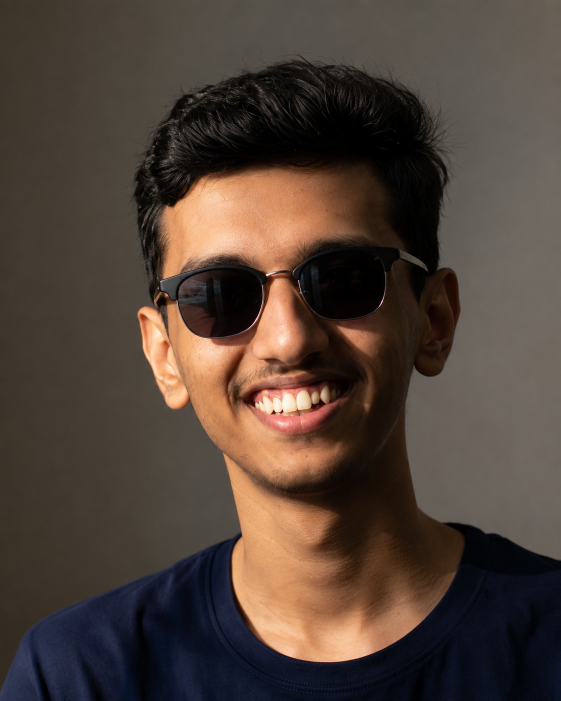
#> input picture profile.png, 1122 x 1402 px (shown at 1/2 size)
$ python -i generate_portrait.py   (imports and definitions only)
#> lines starting #> are read from the running program, lines starting #| are printed output that depends on the picture
"""Generate an animated ASCII-typing portrait SVG from a source photo.

Pipeline: rembg cutout (-> white) -> bilateral filter -> CLAHE -> darkening
curve -> ramp mapping -> animated SVG. Only the 13 ramp glyphs are needed at
render time, so the embedded font subset stays under ~2KB.

Usage: python scripts/generate_portrait.py
"""
import base64
from pathlib import Path

import cv2
import numpy as np
from PIL import Image
from rembg import remove

import theme

ROOT = Path(__file__).resolve().parent.parent
SOURCE = ROOT / "profile.png"
FONT_SUBSET = ROOT / "fonts" / "subset" / "ramp.woff2"
OUT_SVG = ROOT / "assets" / "portrait.svg"

# Manually chosen: chin to just above the hair, tight frame, slight angle,
# side light already present in the source photo. See "the photo decides
# everything" -- no amount of parameter tuning rescues a bad crop.
CROP_BOX = (170, 30, 1010, 1140)

RAMP = " .`:-=+*cs#%@"           # light -> dark, 13 levels
COLS = 90
CHAR_W = 7.74                     # 0.600em advance at FONT_SIZE (JetBrains Mono metric)
FONT_SIZE = 12.9
ROW_H = CHAR_W / 0.48             # matches the rows formula's implied cell aspect
STAGGER = 0.09                    # seconds between each row's typing start
WIPE_DUR = 0.5                    # seconds for a single row's wipe-in


def load_source():
    return Image.open(SOURCE).convert("RGB").crop(CROP_BOX)


# [6 lines left out: function cutout_on_white, not called in this run]


def process(im):
    gray = cv2.cvtColor(np.array(im), cv2.COLOR_RGB2GRAY)
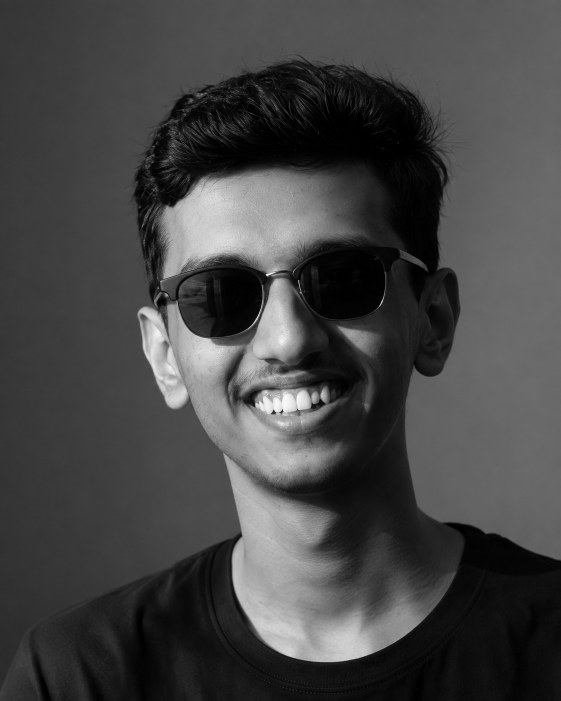
#> gray: shape (1402, 1122) (shown at 1/2 size); min 0, max 255, mean 68.8
    smooth = cv2.bilateralFilter(gray, d=9, sigmaColor=75, sigmaSpace=75)
    clahe = cv2.createCLAHE(clipLimit=3.0, tileGridSize=(8, 8))
    contrasted = clahe.apply(smooth)
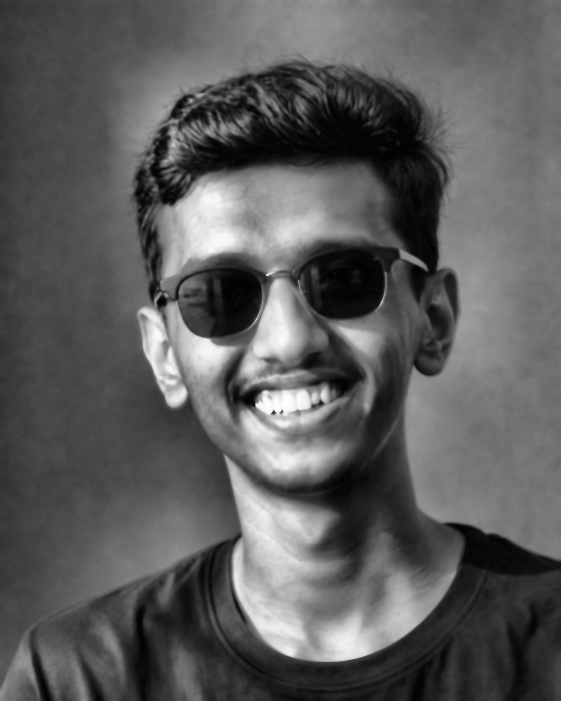
#> contrasted: shape (1402, 1122) (shown at 1/2 size); min 0, max 254, mean 91.4
    curved = (255.0 * (contrasted.astype(np.float64) / 255.0) ** 1.7).astype(np.uint8)
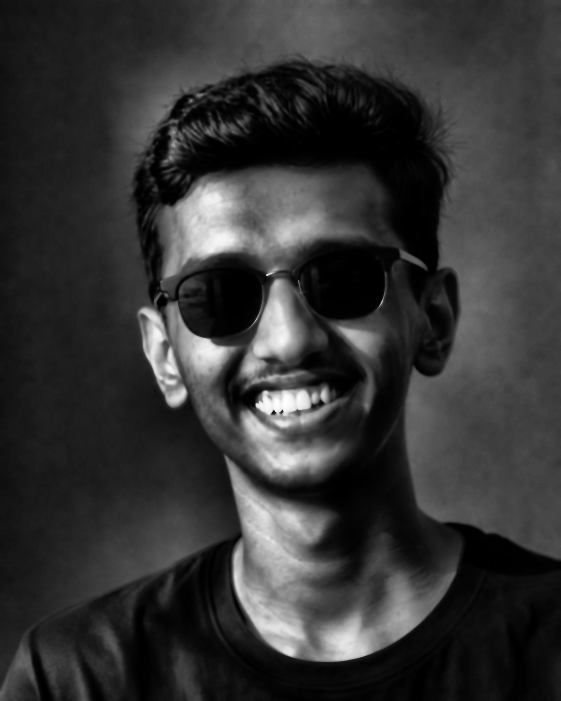
#> curved: shape (1402, 1122) (shown at 1/2 size); min 0, max 253, mean 52.2
    return curved


# [7 lines left out: function to_ascii, not called in this run]


def esc(c):
    return {"&": "&amp;", "<": "&lt;", ">": "&gt;"}.get(c, c)


# [69 lines left out: functions build_svg, main, not called in this run]


# [2 lines not run here, left out]

>>> import cv2
>>> picture = cv2.cvtColor(cv2.imread('../profile.png'), cv2.COLOR_BGR2RGB)
>>> result = process(picture)
